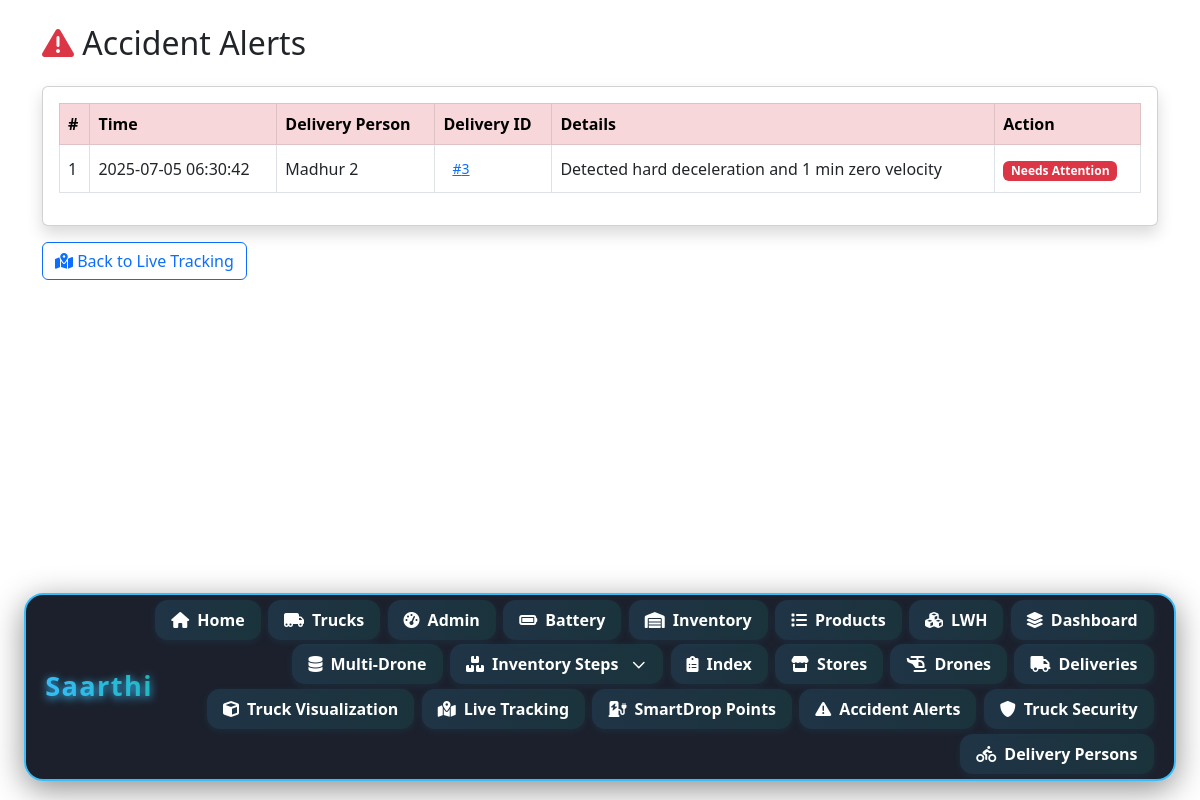
The page /drone/accidents/ on the database its author committed.
### inventory/models.py (models this page shows, shortened)
class AccidentEvent(models.Model):
    delivery = models.ForeignKey(Delivery, on_delete=models.CASCADE, related_name='accidents')
    person = models.ForeignKey(DeliveryPerson, on_delete=models.CASCADE, related_name='accidents')
    timestamp = models.DateTimeField(auto_now_add=True)
    details = models.TextField(blank=True)

class DeliveryPerson(models.Model):
    STATUS_CHOICES = [
        ('active', 'Active'),
        ('inactive', 'Inactive'),
        ('accident', 'Accident'),
        ('offline', 'Offline'),
    ]
    name = models.CharField(max_length=100)
    current_lat = models.FloatField(null=True, blank=True)
    current_lng = models.FloatField(null=True, blank=True)
    velocity = models.FloatField(default=0)  # m/s
    accel = models.FloatField(default=0)     # m/s^2
    status = models.CharField(max_length=20, choices=STATUS_CHOICES, default='active')
    last_update = models.DateTimeField(auto_now=True)
    mimic_accident = models.BooleanField(default=False)  # <-- Add this line
    accident_flag = models.BooleanField(default=False)
    accident_time = models.DateTimeField(null=True, blank=True)

class Delivery(models.Model):
    STATUS_CHOICES = [
        ('pending', 'Pending'),
        ('assigned', 'Assigned'),
        ('in_progress', 'In Progress'),
        ('delivered', 'Delivered'),
        ('failed', 'Failed'),
        ('cancelled', 'Cancelled'),
    ]
    drone = models.ForeignKey(Drone, on_delete=models.SET_NULL, null=True, blank=True, related_name='deliveries')
    source_store = models.ForeignKey(Store, on_delete=models.CASCADE, related_name='outgoing_deliveries')
    destination_lat = models.FloatField()
    destination_lng = models.FloatField()
    package_weight_kg = models.FloatField()
    status = models.CharField(max_length=20, choices=STATUS_CHOICES, default='pending')
    route = models.JSONField(blank=True, null=True)  # List of waypoints, etc.
    started_at = models.DateTimeField(null=True, blank=True)
    completed_at = models.DateTimeField(null=True, blank=True)
    estimated_time_min = models.FloatField(null=True, blank=True)
    actual_time_min = models.FloatField(null=True, blank=True)
    notes = models.TextField(blank=True)
    assigned_to = models.ForeignKey('DeliveryPerson', on_delete=models.SET_NULL, null=True, blank=True, related_name='deliveries')  # NEW
    mode = models.CharField(max_length=20, choices=[('drone', 'Drone'), ('biker', 'Biker')], default='biker')  # NEW
    suggested_mode = models.CharField(
        max_length=20,
        choices=[('drone', 'Drone'), ('biker', 'Biker')],
        default='biker'
    )

### inventory/views.py (the view)
# urls.py: path('accidents/', views.accident_alerts, name='accident_alerts'),
def accident_alerts(request):
    accidents = AccidentEvent.objects.select_related('person', 'delivery').order_by('-timestamp')
    return render(request, 'drone/accident_alerts.html', {'accidents': accidents})

### templates/drone/accident_alerts.html (shortened to what this page needs)
{% load static %}
<!DOCTYPE html>
<html>
<head>
    <link rel="stylesheet" href="https://cdn.jsdelivr.net/npm/bootstrap@5.3.0/dist/css/bootstrap.min.css"/>
    <link rel="stylesheet" href="https://cdnjs.cloudflare.com/ajax/libs/font-awesome/6.4.2/css/all.min.css"/>
</head>
<body class="container py-4">
    <h2 class="mb-4"><i class="fa-solid fa-triangle-exclamation text-danger"></i> Accident Alerts</h2>
    <div class="card shadow">
        <div class="card-body">
            <table class="table table-bordered table-hover align-middle">
                <thead class="table-danger">
                    <tr>
                        <th>#</th>
                        <th>Time</th>
                        <th>Delivery Person</th>
                        <th>Delivery ID</th>
                        <th>Details</th>
                        <th>Action</th>
                    </tr>
                </thead>
                <tbody>
                {% for accident in accidents %}
                    <tr>
                        <td>{{ forloop.counter }}</td>
                        <td>{{ accident.timestamp|date:"Y-m-d H:i:s" }}</td>
                        <td>{{ accident.person.name }}</td>
                        <td>
                            <a href="{% url 'delivery_detail' accident.delivery.id %}" class="btn btn-link btn-sm">
                                #{{ accident.delivery.id }}
                            </a>
                        </td>
                        <td>{{ accident.details }}</td>
                        <td>
                            {% if accident.person.status == 'accident' %}
                                <span class="badge bg-danger">Needs Attention</span>
                            {% else %}
                                <span class="badge bg-success">Resolved</span>
                            {% endif %}
                        </td>
                    </tr>
                {% empty %}
                    <tr>
                        <td colspan="6" class="text-center text-muted">No accident events detected.</td>
                    </tr>
                {% endfor %}
                </tbody>
            </table>
        </div>
    </div>
    <a href="{% url 'live_tracking' %}" class="btn btn-outline-primary mt-3">
        <i class="fa-solid fa-map-location-dot"></i> Back to Live Tracking
    </a>
    {% include "navbar.html" %}
</body>
</html>

### rows shown on the page
AccidentEvent: timestamp "2025-07-05 06:30:42", person.name "Madhur 2", delivery.id "3", details "Detected hard deceleration and 1 min zero velocity", shows "Needs Attention"
